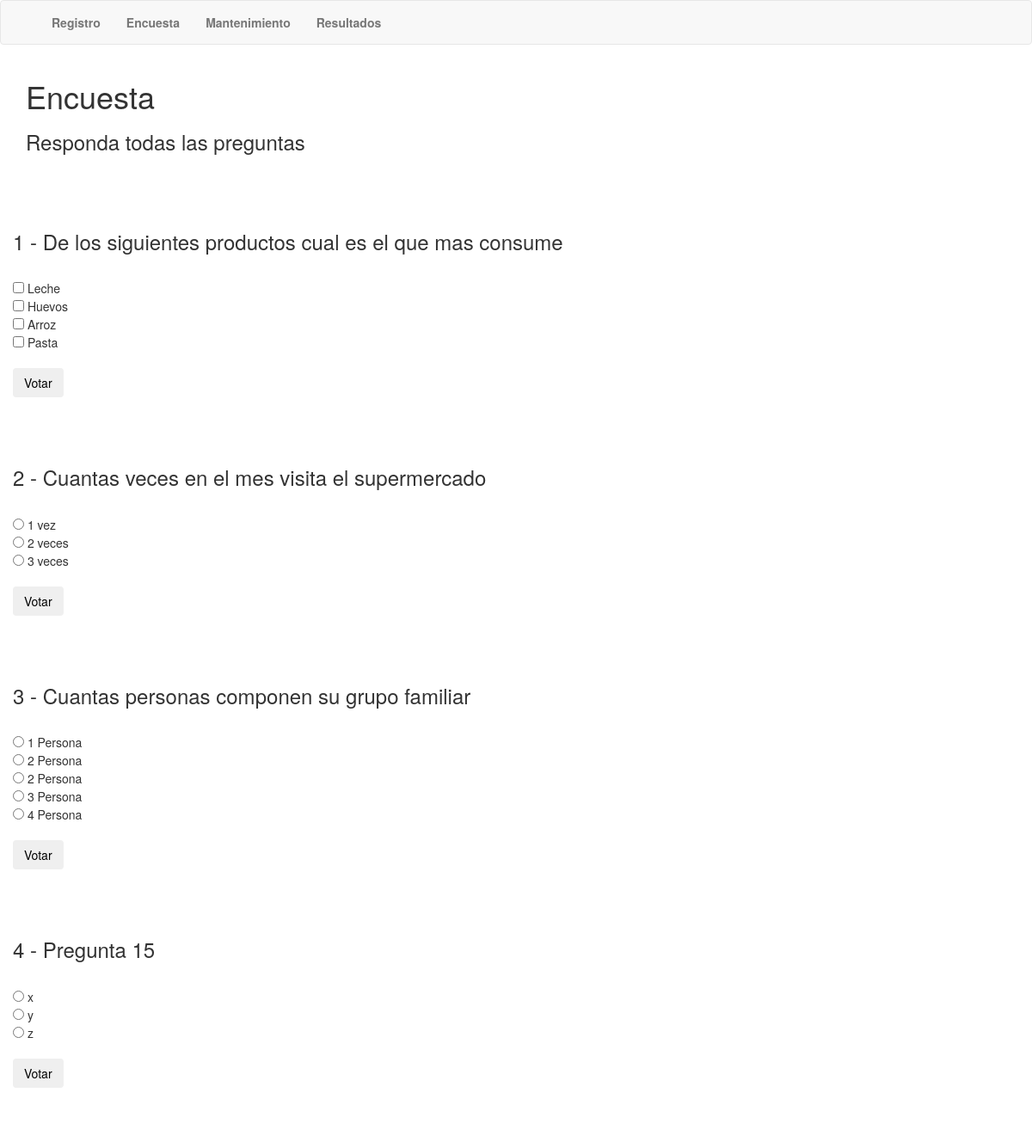
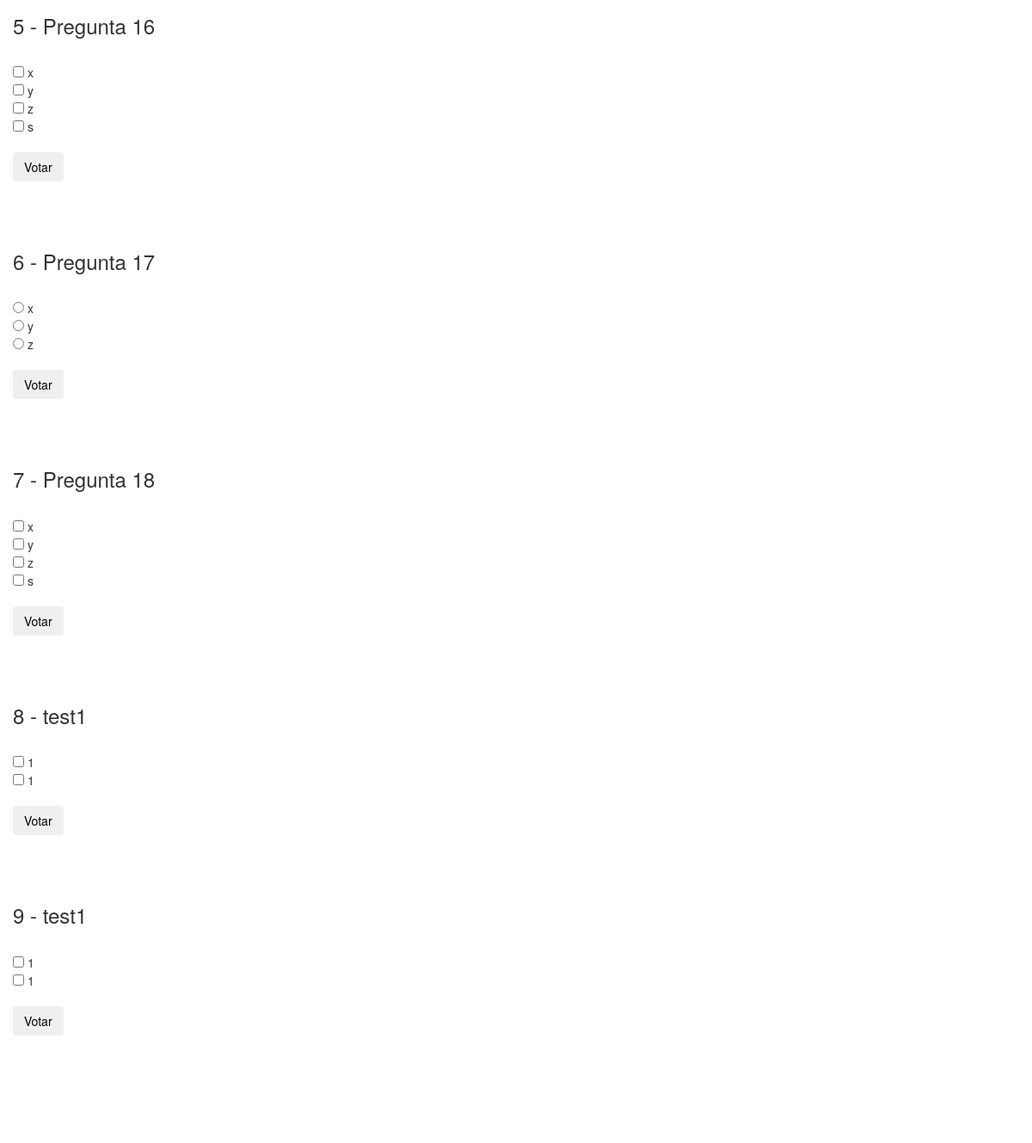
The page /encuesta.php on the database as committed earlier (2 pictures, top to bottom).
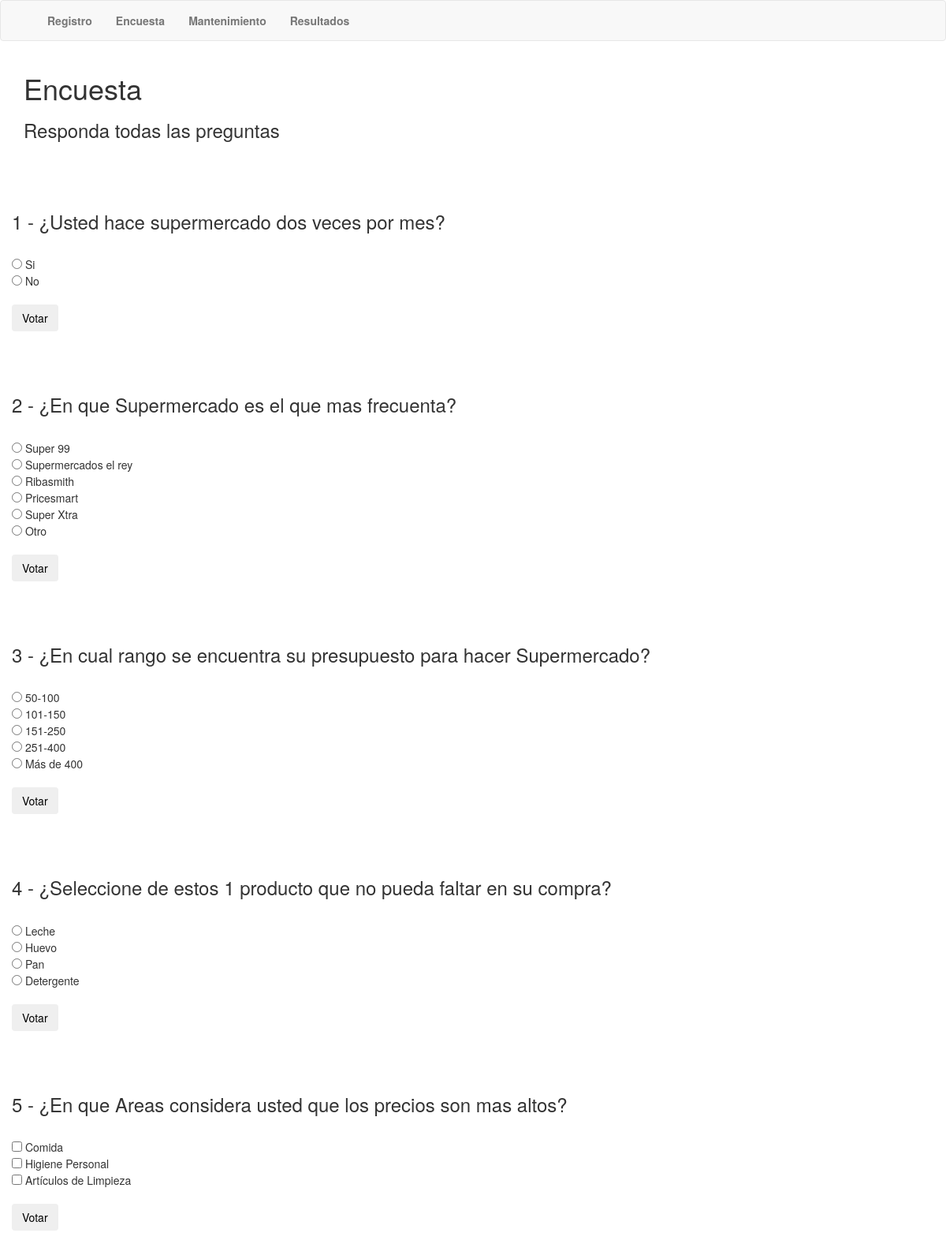
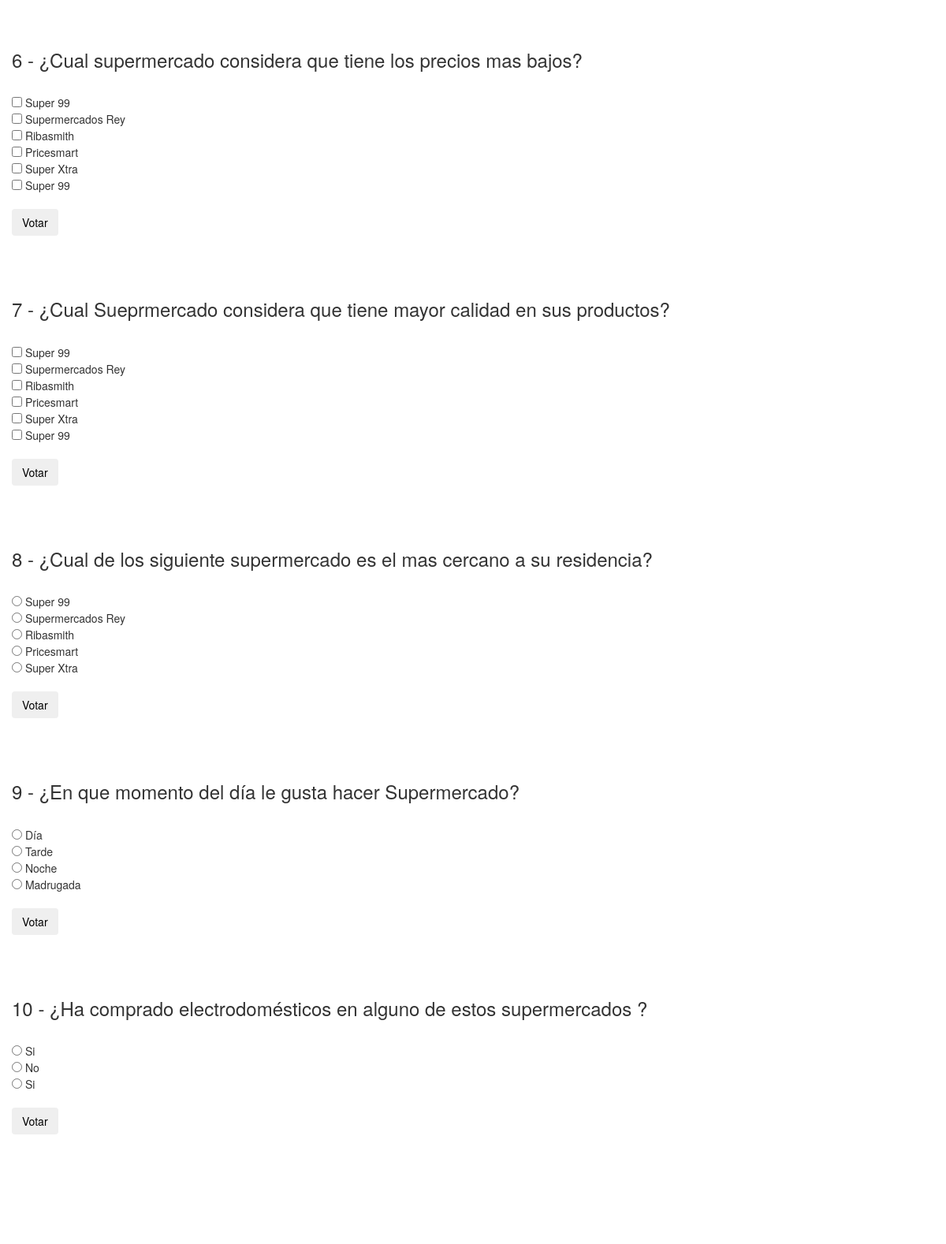
The same page on the database as committed later (2 pictures, top to bottom).
### tables this page shows
CREATE TABLE `preguntas` (
  `ID` smallint(5) UNSIGNED NOT NULL,
  `PREGUNTA` varchar(200) NOT NULL DEFAULT '',
  `TIPO` varchar(10) NOT NULL DEFAULT '',
  `OPCION1` varchar(100) NOT NULL DEFAULT '',
  `OPCION2` varchar(100) NOT NULL DEFAULT '',
  `OPCION3` varchar(100) DEFAULT NULL,
  `OPCION4` varchar(100) DEFAULT NULL,
  `OPCION5` varchar(100) DEFAULT NULL,
  `OPCION6` varchar(100) DEFAULT NULL
);

### encuesta.php (the view, shortened to what this page needs)
<HTML LANG="ES">
<HEAD>
	<Link REL="stylesheet" TYPE="TEXT/css" href="bootstrap/css/bootstrap.min.css">
</HEAD>
<body>
<?php
include "navbar.php";
print ("<div class=container>");
	print("<div class=row>");
		print("<div class=col-md-6>");
			print("<H1>Encuesta</H1>");
			print ("<h3>Responda todas las preguntas</h3>");
		print("</div>");
	print("</div>");
print("</div>");
?>
<?php
require('conexion.php');
$instruccion = "CALL sp_listar_preguntas ();";
$consulta = mysqli_query ($conexion, $instruccion)
	or die("Fallo en la consulta ". mysqli_error($conexion));
$nfilas = mysqli_num_rows($consulta);
if($nfilas > 0)
{
	for ($i=1; $i<=$nfilas; $i++)
	{
		$resultado = mysqli_fetch_array($consulta);
		print("<FORM action=registrarVoto.php method=POST>");
		print("<div class=container>");
		print("<div class=row>
		<br>");
		print ("<input type=hidden name=idpregunta value=".$i." /><br>");
		print ("<input type=hidden name=idresult value=".$resultado ['TIPO']." /><br>");
		print ("<H3> " .$i ." - " .$resultado ['PREGUNTA'] . "</H3><br>");
		if ($resultado['OPCION1'] != "") {
		print ("<input name=" .$resultado ['TIPO'] . "1 id=" .$resultado ['TIPO'] . " value=1 type=" .$resultado ['TIPO'] . "> " .$resultado ['OPCION1'] . "<br>");
		}
		if ($resultado['OPCION2'] != "") {
		print ("<input name=" .$resultado ['TIPO'] . "2 id=" .$resultado ['TIPO'] . " value=1 type=" .$resultado ['TIPO'] . "> " .$resultado ['OPCION2'] . "<br>");
		}
		if ($resultado['OPCION3'] != "") {
		print ("<input name=" .$resultado ['TIPO'] . "3 id=" .$resultado ['TIPO'] . " value=1 type=" .$resultado ['TIPO'] . "> " .$resultado ['OPCION3'] . "<br>");
		}
		if ($resultado['OPCION4'] != "") {
		print ("<input name=" .$resultado ['TIPO'] . "4 id=" .$resultado ['TIPO'] . " value=1 type=" .$resultado ['TIPO'] . "> " .$resultado ['OPCION4'] . "<br>");
		}
		if ($resultado['OPCION5'] != "") {
		print ("<input name=" .$resultado ['TIPO'] . "5 id=" .$resultado ['TIPO'] . " value=1 type=" .$resultado ['TIPO'] . "> " .$resultado ['OPCION5'] . "<br>");
		}
		if ($resultado['OPCION6'] != "") {
		print ("<input name=" .$resultado ['TIPO'] . "6 id=" .$resultado ['TIPO'] . " value=1 type=" .$resultado ['TIPO'] . "> " .$resultado ['OPCION6'] . "<br>");
		}
		print("<BR><INPUT TYPE=submit class=btn btn-info NAME=enviar VALUE=Votar><BR>");
		print("</form>");
	}
}
else
{
	print("<h3>No hay preguntas disponibles<h3>");
}
?>
</BODY>
</HTML>

Rows that differ between the two databases and show on the page:
removed preguntas: PREGUNTA "De los siguientes productos cual es el que mas consume", OPCION1 "Leche", OPCION2 "Huevos", OPCION3 "Arroz", OPCION4 "Pasta"
removed preguntas: PREGUNTA "Pregunta 15", OPCION1 "x", OPCION2 "y", OPCION3 "z"
removed preguntas: PREGUNTA "Pregunta 16", OPCION1 "x", OPCION2 "y", OPCION3 "z", OPCION4 "s"
removed preguntas: PREGUNTA "Pregunta 17", OPCION1 "x", OPCION2 "y", OPCION3 "z"
removed preguntas: PREGUNTA "Pregunta 18", OPCION1 "x", OPCION2 "y", OPCION3 "z", OPCION4 "s"
removed preguntas: PREGUNTA "test1", OPCION1 "1", OPCION2 "1"
removed preguntas: PREGUNTA "test1", OPCION1 "1", OPCION2 "1"
added preguntas: PREGUNTA "¿Usted hace supermercado dos veces por mes?", OPCION1 "Si", OPCION2 "No"
changed preguntas: PREGUNTA "Cuantas veces en el mes visita el supermercado" → "¿En que Supermercado es el que mas frecuenta?"; OPCION1 "1 vez" → "Super 99"; OPCION2 "2 veces" → "Supermercados el rey"; OPCION3 "3 veces" → "Ribasmith"; value (not shown) → "☐"; OPCION4 (not shown) → "Pricesmart"; OPCION5 (not shown) → "Super Xtra"; OPCION6 (not shown) → "Otro"
changed preguntas: PREGUNTA "Cuantas personas componen su grupo familiar" → "¿En cual rango se encuentra su presupuesto para hacer Supermercado?"; OPCION1 "1 Persona" → "50-100"; OPCION2 "2 Persona" → "101-150"; OPCION3 "2 Persona" → "151-250"; OPCION4 "3 Persona" → "251-400"; OPCION5 "4 Persona" → "Más de 400"
added preguntas: PREGUNTA "¿Seleccione de estos 1 producto que no pueda faltar en su compra?", OPCION1 "Leche", OPCION2 "Huevo", OPCION3 "Pan", OPCION4 "Detergente"
added preguntas: PREGUNTA "¿En que Areas considera usted que los precios son mas altos?", OPCION1 "Comida", OPCION2 "Higiene Personal", OPCION3 "Artículos de Limpieza"
added preguntas: PREGUNTA "¿Cual supermercado considera que tiene los precios mas bajos?", OPCION1 "Super 99", OPCION2 "Supermercados Rey", OPCION3 "Ribasmith", OPCION4 "Pricesmart", OPCION5 "Super Xtra", OPCION6 "Super 99"
added preguntas: PREGUNTA "¿Cual Sueprmercado considera que tiene mayor calidad en sus productos?", OPCION1 "Super 99", OPCION2 "Supermercados Rey", OPCION3 "Ribasmith", OPCION4 "Pricesmart", OPCION5 "Super Xtra", OPCION6 "Super 99"
added preguntas: PREGUNTA "¿Cual de los siguiente supermercado es el mas cercano a su residencia?", OPCION1 "Super 99", OPCION2 "Supermercados Rey", OPCION3 "Ribasmith", OPCION4 "Pricesmart", OPCION5 "Super Xtra"
added preguntas: PREGUNTA "¿En que momento del día le gusta hacer Supermercado?", OPCION1 "Día", OPCION2 "Tarde", OPCION3 "Noche", OPCION4 "Madrugada"
added preguntas: PREGUNTA "¿Ha comprado electrodomésticos en alguno de estos supermercados ?", OPCION1 "Si", OPCION2 "No", OPCION6 "Si"
